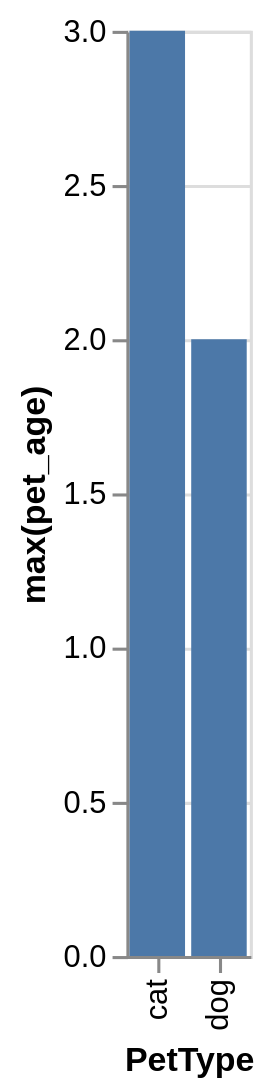

Here is the Vega-Lite specification saved for this chart:
### Vega-Lite specification from a JSON file in a GitHub repository (floating-point values rounded to 4 significant figures)
{"data": {"values": [{"x_data": "cat", "y_data": 3}, {"x_data": "dog", "y_data": 2}]}, "mark": "bar", "encoding": {"x": {"field": "x_data", "type": "nominal", "title": "PetType", "sort": {"op": "sum", "field": "y_data", "order": "descending"}}, "y": {"field": "y_data", "type": "quantitative", "title": "max(pet_age)"}}}
